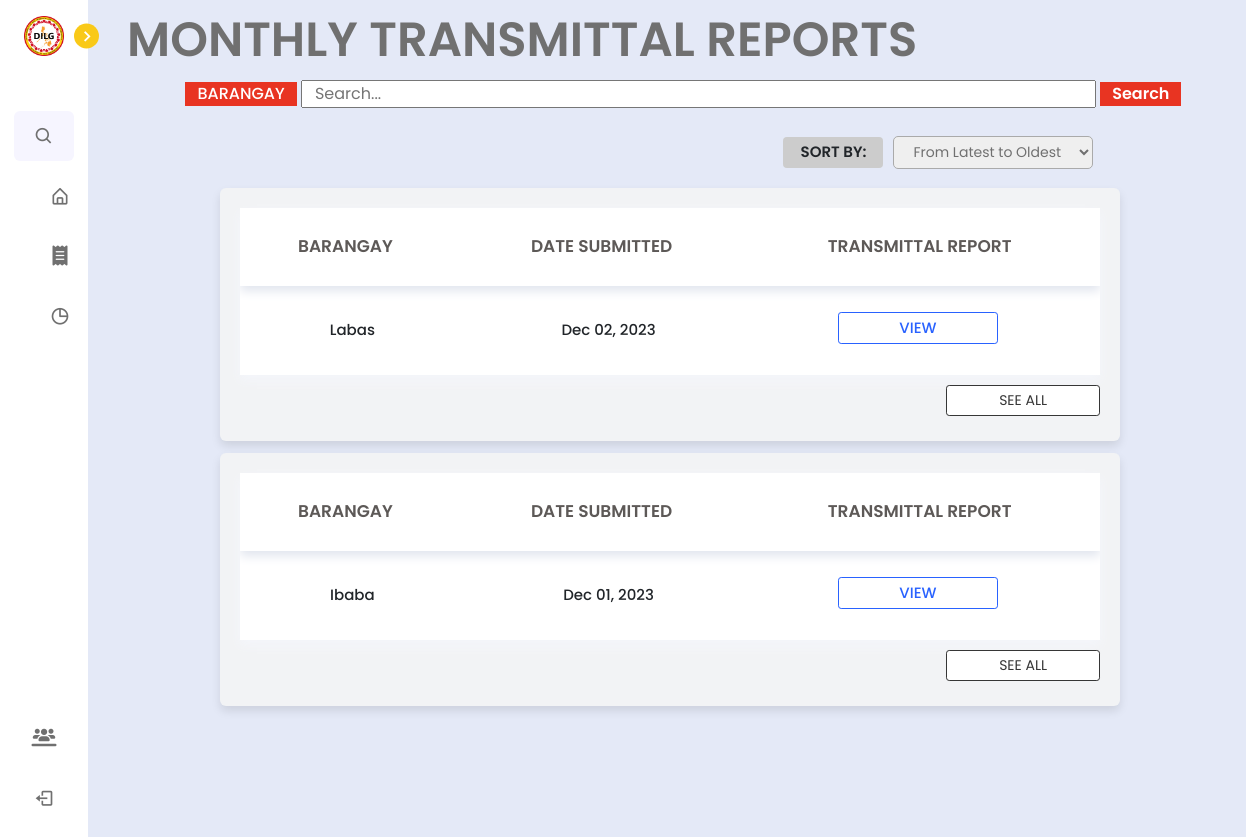
/dilg/transmittal_reports.php (signed in), run on an earlier commit of the app's database.
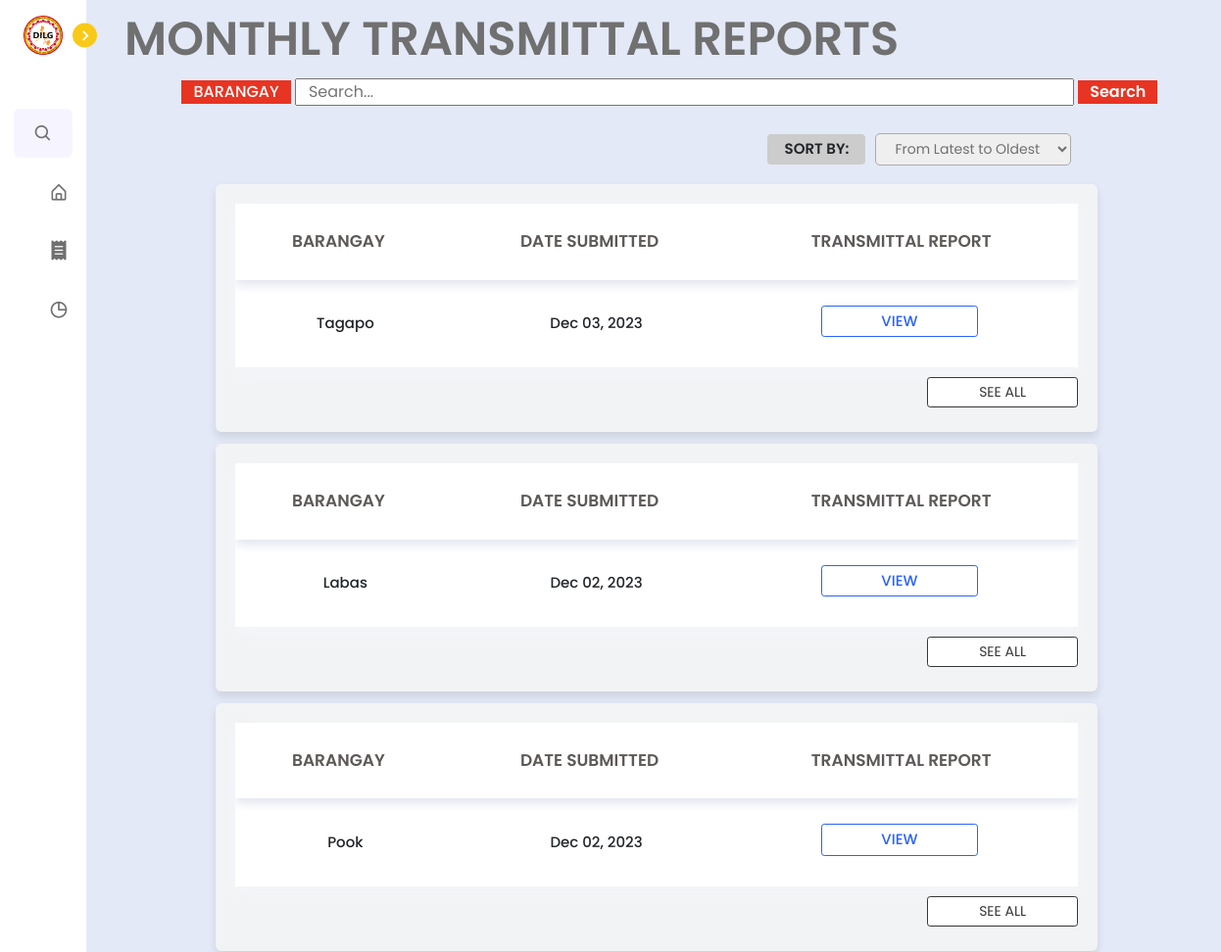
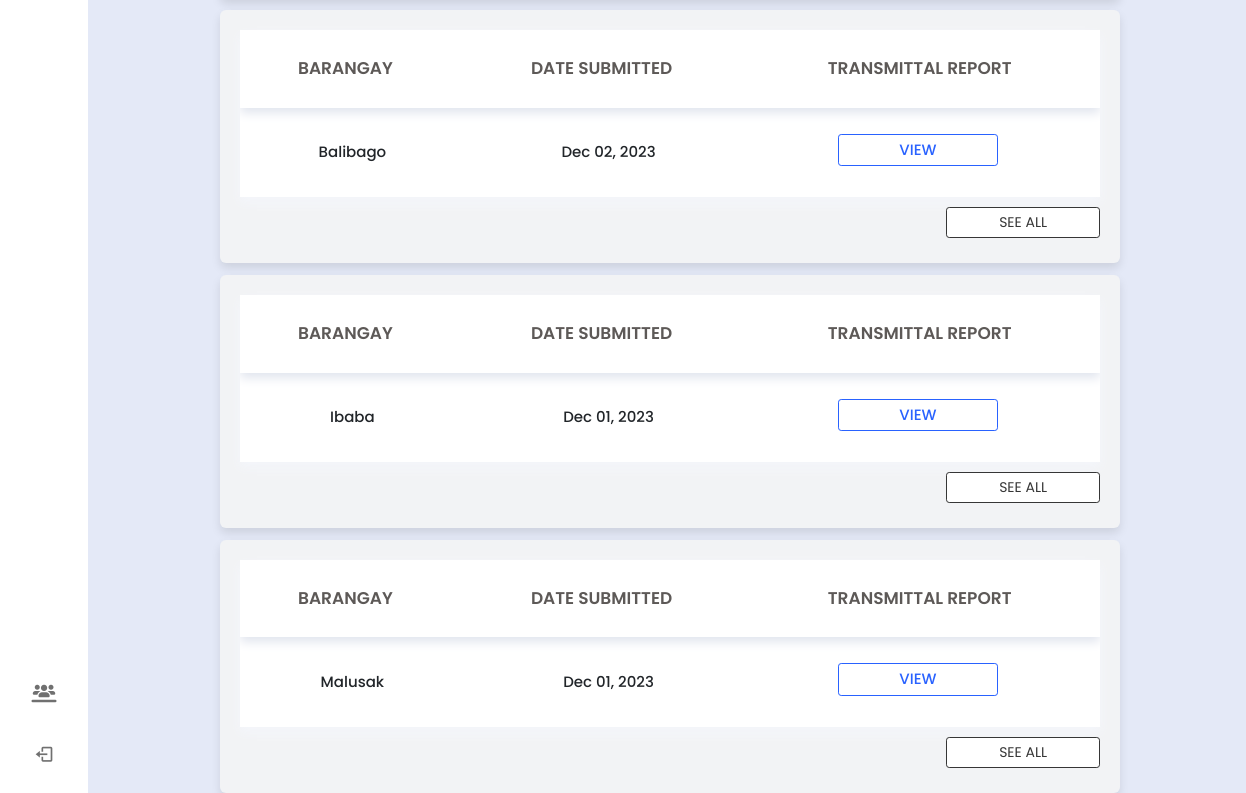
And on a later commit of the database (2 pictures, top to bottom).
### tables this page shows
CREATE TABLE `monthly_reports` (
  `monthlyReport_id` int(11) NOT NULL,
  `generate_report` varchar(50) DEFAULT NULL,
  `timestamp` timestamp NOT NULL DEFAULT current_timestamp(),
  `lupon_id` int(11) NOT NULL,
  `submitter_first_name` varchar(50) NOT NULL,
  `submitter_last_name` varchar(50) NOT NULL,
  `pb_id` int(11) NOT NULL
);

CREATE TABLE `pb_accounts` (
  `pb_id` int(11) NOT NULL,
  `account_id` int(11) NOT NULL,
  `barangay` varchar(255) NOT NULL,
  `barangay_captain` varchar(255) DEFAULT NULL,
  `email_address` varchar(255) NOT NULL,
  `password` varchar(255) NOT NULL,
  `signature_image` mediumblob DEFAULT NULL,
  `created_at` timestamp NOT NULL DEFAULT current_timestamp(),
  `account_status` varchar(50) DEFAULT 'active',
  `login_attempts` int(11) NOT NULL DEFAULT 0,
  `last_failed_attempt` datetime DEFAULT NULL
);

### dilg/transmittal_reports.php (the view, shortened to what the changed rows need)
<?php
include '../config.php';
if (isset($_POST['submit_search'])) {
    $search_case = mysqli_real_escape_string($conn, $_POST['search_case']);
    $query = "SELECT pb.barangay AS barangay,
        mr.timestamp AS date_submitted,
        mr.generate_report AS report,
        mr.lupon_id AS lupon_id, -- Add this line to include LUPON ID
        mr.pb_id AS pbId
        FROM `monthly_reports` AS mr
        INNER JOIN `pb_accounts` AS pb ON mr.pb_id = pb.pb_id
        WHERE pb.barangay LIKE '%$search_case%'
        ORDER BY mr.timestamp DESC";
} else {
    $query = "SELECT pb.barangay AS barangay,
        mr.timestamp AS date_submitted,
        mr.generate_report AS report,
        mr.lupon_id AS lupon_id, -- Add this line to include LUPON ID
        mr.pb_id AS pbId
        FROM `monthly_reports` AS mr
        INNER JOIN `pb_accounts` AS pb ON mr.pb_id = pb.pb_id
        ORDER BY mr.timestamp DESC";
}
$result = mysqli_query($conn, $query);
?>
<!DOCTYPE html>
<html lang="en">
<head>
    <link href='https://unpkg.com/boxicons@2.1.1/css/boxicons.min.css' rel='stylesheet'>
    <link rel="stylesheet" href="https://cdnjs.cloudflare.com/ajax/libs/font-awesome/6.4.2/css/all.min.css" />
    <link rel="stylesheet" href="../node_modules/bootstrap/dist/css/bootstrap.min.css">
    <link rel="stylesheet" href="../css/dilg.css">
    <link rel="stylesheet" href="../css/lupon_home.css">
    <link rel="stylesheet" href="../css/incidentform.css">
    <link rel="stylesheet" href="../css/lupon.css">
</head>
<body>
    <section class="home">
    <h1 style="margin-left: 1%; margin-top: -2.3%; display: flex; font-size: 48px;">MONTHLY TRANSMITTAL REPORTS</h1>
    <?php
    if (mysqli_num_rows($result) == 0) {
        echo '<div class="text-box">No Monthly Transmittal Reports Found</div>';
    } else {
            while ($row = mysqli_fetch_assoc($result)) {
                $barangay = $row['barangay'];
                $dateSubmitted = date('M d, Y', strtotime($row['date_submitted']));
                $transmittalReport = $row['report'];
                $pbId = $row['pbId'];
                echo '<div class="container" style="margin-top: 1%;">';
                echo '<table>';
                echo '<thead>';
                echo '<tr>';
                echo '<th>BARANGAY</th>';
                echo '<th>DATE SUBMITTED</th>';
                echo '<th>TRANSMITTAL REPORT</th>';
                echo '</tr>';
                echo '</thead>';
                echo '<tbody>';
                echo '<tr>';
                echo '<td>' . $barangay . '</td>';
                echo '<td>' . $dateSubmitted . '</td>';
        if (!empty($transmittalReport)) {
            echo '<td><a href="../tcpdf/monthly_report.php?pb_id=' . urlencode($pbId) . '" style="text-decoration: none;"><span class="generate">VIEW</span></a></td>';
        } else {
            echo '<td></td>';
        }
                echo '</tr>';
                echo '</tbody>';
                echo '</table>';
                echo '<a href="monthly_reports.php?pb_id=' . urlencode($pbId) . '" style="text-decoration: none;">';
                echo '<button class="schedule" style="width: 18%; font-size: 14px; margin-left: 82%; margin-top: 10px;">SEE ALL</button>';
                echo '</a>';
                echo '</div>';
            }
        }
            ?>
    </section>
</body>
</html>

What changed in the data, as far as the page shows it:
added monthly_reports: pb.barangay "Tagapo", timestamp "Dec 03, 2023"
added monthly_reports: pb.barangay "Pook", timestamp "Dec 02, 2023"
added monthly_reports: pb.barangay "Balibago", timestamp "Dec 02, 2023"
added monthly_reports: pb.barangay "Malusak", timestamp "Dec 01, 2023"
